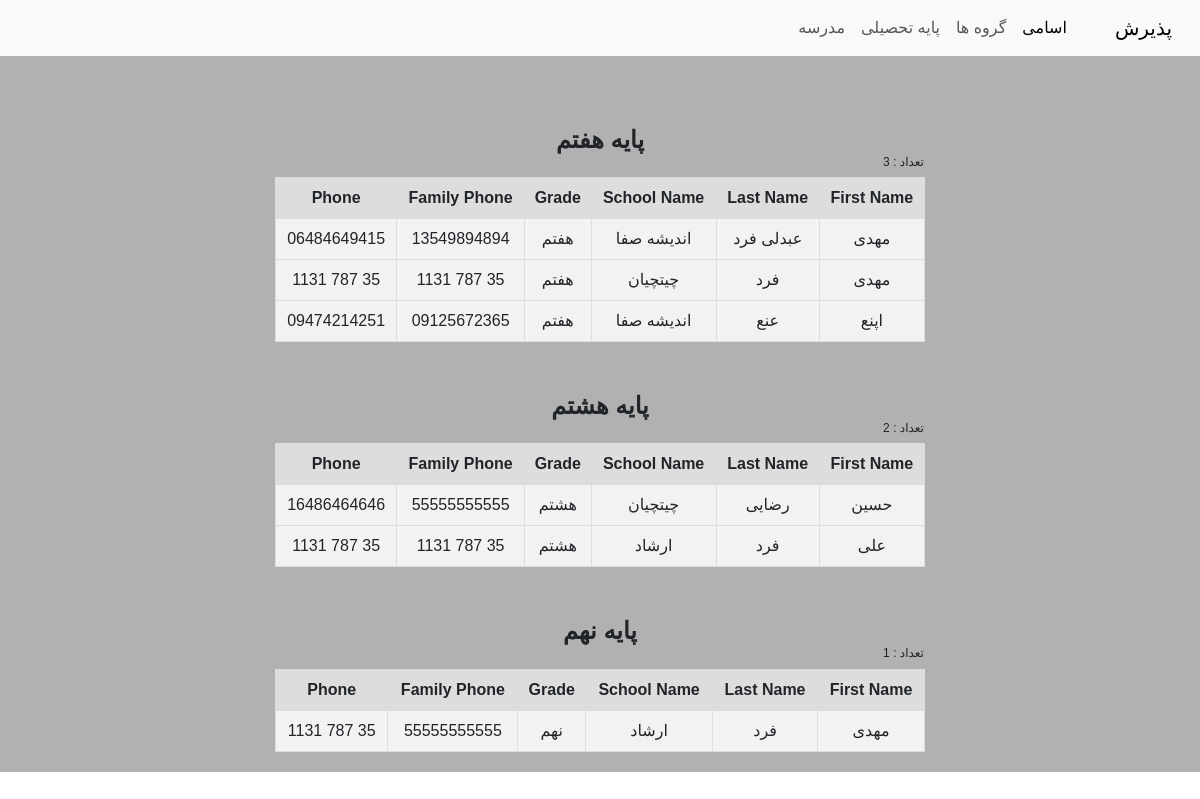
The app's page /grade/, older data.
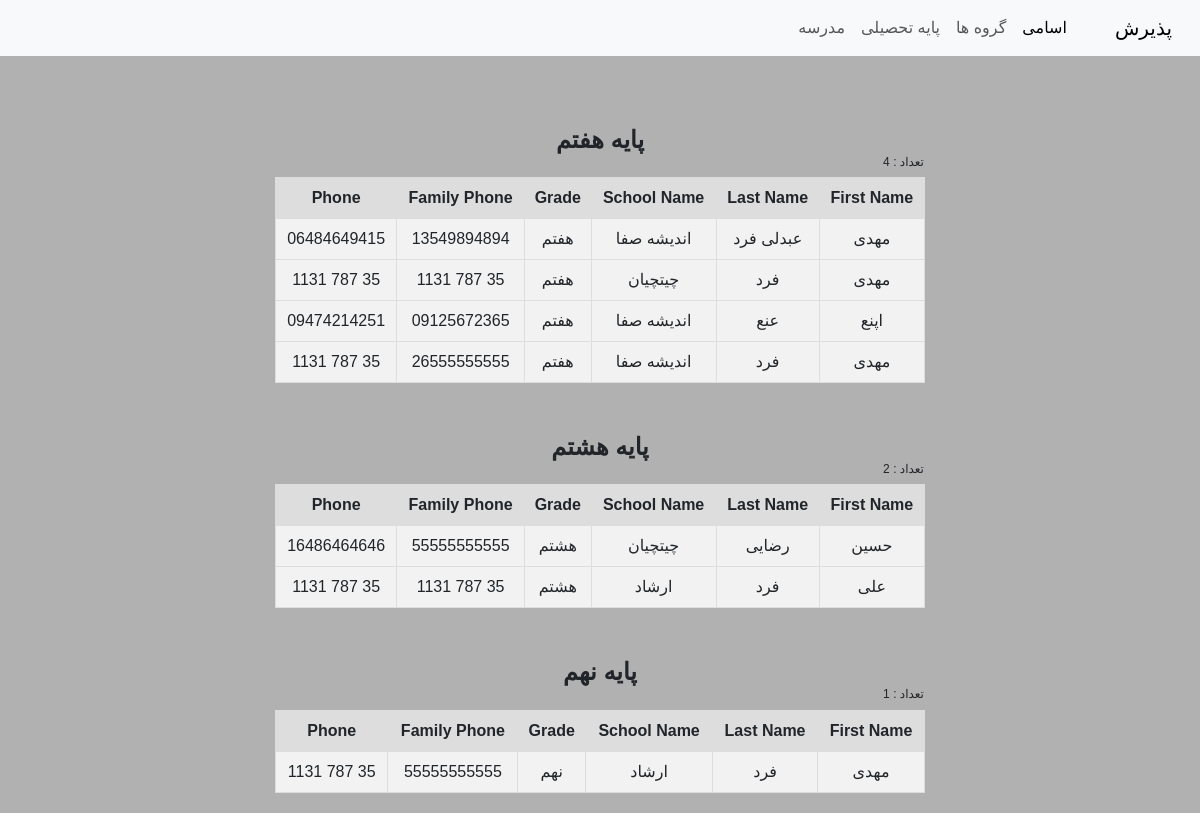
The same page, newer data.
### home/models.py (models this page shows)
class Paziresh(models.Model):
    fname = models.CharField(max_length=100)
    lname = models.CharField(max_length=500)
    school_name = models.CharField(max_length=500)
    grade = models.CharField(max_length=50)
    phone = models.CharField(max_length=20)
    parent_phone = models.CharField(max_length=20)
    group_name = models.CharField(max_length=50)
    created_bey = models.CharField(max_length=50)
    created = models.DateTimeField(auto_now=True)

### home/views.py (the view)
# urls.py: path('grade/', views.grade, name='grade'),
def grade(request):
    haftom = Paziresh.objects.all().filter(grade='هفتم')
    haftom_count = Paziresh.objects.all().filter(grade='هفتم').count()
    hashtom = Paziresh.objects.all().filter(grade='هشتم')
    hashtom_count = Paziresh.objects.all().filter(grade='هشتم').count()
    nohom = Paziresh.objects.all().filter(grade='نهم')
    nohem_count = Paziresh.objects.all().filter(grade='نهم').count()
    return render(request, 'grade.html', {'haftom':haftom, 'haftom_count':haftom_count,
                                          'hashtom':hashtom, 'hashtom_count':hashtom_count,
                                          'nohom':nohom, 'nohem_count':nohem_count,})

### templates/grade.html (shortened to what this page needs)
{% extends 'base.html' %}
 {% block c %}
<div class="table-container">
<h1>پایه هفتم</h1>
 <h6> تعداد : {{ haftom_count }}</h6>
 <table style="border-collapse: collapse; background-color: #f2f2f2;">
    <tr style="background-color: #ddd;">
        <th style="border: 1px solid #ddd; padding: 8px;">First Name</th>
        <th style="border: 1px solid #ddd; padding: 8px;">Last Name</th>
        <th style="border: 1px solid #ddd; padding: 8px;">School Name</th>
        <th style="border: 1px solid #ddd; padding: 8px;">Grade</th>
        <th style="border: 1px solid #ddd; padding: 8px;">Family Phone</th>
        <th style="border: 1px solid #ddd; padding: 8px;">Phone</th>
    </tr>
    {% for student in haftom %}
    <tr style="border: 1px solid #ddd;">
        <td style="border: 1px solid #ddd; padding: 8px;">{{ student.fname }}</td>
        <td style="border: 1px solid #ddd; padding: 8px;">{{ student.lname }}</td>
        <td style="border: 1px solid #ddd; padding: 8px;">{{ student.school_name }}</td>
        <td style="border: 1px solid #ddd; padding: 8px;">{{ student.grade }}</td>
        <td style="border: 1px solid #ddd; padding: 8px;">{{ student.parent_phone }}</td>
        <td style="border: 1px solid #ddd; padding: 8px;">{{ student.phone }}</td>
    </tr>
    {% endfor %}
</table>
</div>
<div class="table-container">
    <h1>پایه هشتم</h1>
    <h6> تعداد : {{ hashtom_count }}</h6>
 <table style="border-collapse: collapse ; background-color: #f2f2f2;">
    <tr style="background-color: #ddd;">
        <th style="border: 1px solid #ddd; padding: 8px;">First Name</th>
        <th style="border: 1px solid #ddd; padding: 8px;">Last Name</th>
        <th style="border: 1px solid #ddd; padding: 8px;">School Name</th>
        <th style="border: 1px solid #ddd; padding: 8px;">Grade</th>
        <th style="border: 1px solid #ddd; padding: 8px;">Family Phone</th>
        <th style="border: 1px solid #ddd; padding: 8px;">Phone</th>
    </tr>
    {% for student in hashtom %}
    <tr style="border: 1px solid #ddd;">
        <td style="border: 1px solid #ddd; padding: 8px;">{{ student.fname }}</td>
        <td style="border: 1px solid #ddd; padding: 8px;">{{ student.lname }}</td>
        <td style="border: 1px solid #ddd; padding: 8px;">{{ student.school_name }}</td>
        <td style="border: 1px solid #ddd; padding: 8px;">{{ student.grade }}</td>
        <td style="border: 1px solid #ddd; padding: 8px;">{{ student.parent_phone }}</td>
        <td style="border: 1px solid #ddd; padding: 8px;">{{ student.phone }}</td>
    </tr>
    {% endfor %}
</table>
<div class="table-container">
    <h1>پایه نهم</h1>
    <h6> تعداد : {{ nohem_count }}</h6>
 <table style="border-collapse: collapse ; background-color: #f2f2f2;">
    <tr style="background-color: #ddd;">
        <th style="border: 1px solid #ddd; padding: 8px;">First Name</th>
        <th style="border: 1px solid #ddd; padding: 8px;">Last Name</th>
        <th style="border: 1px solid #ddd; padding: 8px;">School Name</th>
        <th style="border: 1px solid #ddd; padding: 8px;">Grade</th>
        <th style="border: 1px solid #ddd; padding: 8px;">Family Phone</th>
        <th style="border: 1px solid #ddd; padding: 8px;">Phone</th>
    </tr>
    {% for student in nohom %}
    <tr style="border: 1px solid #ddd;">
        <td style="border: 1px solid #ddd; padding: 8px;">{{ student.fname }}</td>
        <td style="border: 1px solid #ddd; padding: 8px;">{{ student.lname }}</td>
        <td style="border: 1px solid #ddd; padding: 8px;">{{ student.school_name }}</td>
        <td style="border: 1px solid #ddd; padding: 8px;">{{ student.grade }}</td>
        <td style="border: 1px solid #ddd; padding: 8px;">{{ student.parent_phone }}</td>
        <td style="border: 1px solid #ddd; padding: 8px;">{{ student.phone }}</td>
    </tr>
    {% endfor %}
</table>
 {% endblock %}

### templates/base.html (shortened to what this page needs)
<!DOCTYPE html>
<html lang="fa-IR">
<head>
     <link href="https://cdn.jsdelivr.net/npm/bootstrap@5.3.0/dist/css/bootstrap.min.css" rel="stylesheet">
 </head>
<body>
      <nav class="navbar navbar-expand-lg bg-body-tertiary">
        <div class="container-fluid">
          <a class="navbar-brand" href="{% url 'create' %}" >پذیرش</a>
          <div class="collapse navbar-collapse" id="navbarNav">
            <ul class="navbar-nav">
              <li class="nav-item">
                <a class="nav-link active" aria-current="page" href="{% url 'allstudent' %}">اسامی</a>
              </li>
              <li class="nav-item">
                <a class="nav-link" href="{% url 'group' %}">گروه ها</a>
              </li>
              <li class="nav-item">
                <a class="nav-link" href="{% url 'grade' %}">پایه تحصیلی</a>
              </li>
              <li class="nav-item">
                <a class="nav-link" href="{% url 'school' %}">مدرسه</a>
              </li>
            </ul>
          </div>
        </div>
      </nav>
       <div class="jumbotron" >
        {% block c %}
         {% endblock %}
      </div>
 </body>
</html>

### templates/base.html (style rules this page uses)
body { direction: rtl; font-family: Calibre, sans-serif; }
.jumbotron { padding: 20px; margin-bottom: 20px; background-color: rgb(177, 177, 177); text-align: center; }
.navbar { justify-content: center; }

### templates/grade.html (style rules this page uses)
body { direction: rtl; font-family: Calibre, sans-serif; }
body, td, th { font-family: Calibre, sans-serif; }
*:lang(fa) { font-family: Btitr, sans-serif; }
.table-container { display: flex; justify-content: center; align-items: center; flex-direction: column; }
.table-container table { margin: 0 auto; width: 650px; border-collapse: collapse; background-color: #f2f2f2; }
.table-container h1 { margin-top: 50px; margin-bottom: 0; font-weight: bold; font-size: 24px; text-align: center; }
.table-container h6 { margin-top: 0; margin-right: -607px; font-size: 12px; text-align:right; }

Row changes from the older to the newer data that the page shows:
added Paziresh: fname "مهدی", lname "فرد", school_name "اندیشه‌ صفا", grade "هفتم", parent_phone "26555555555", phone "35 787 1131", shown under "تعداد : 4"
Text that changed along with them:
{{ haftom_count }}: "3" → "4"
